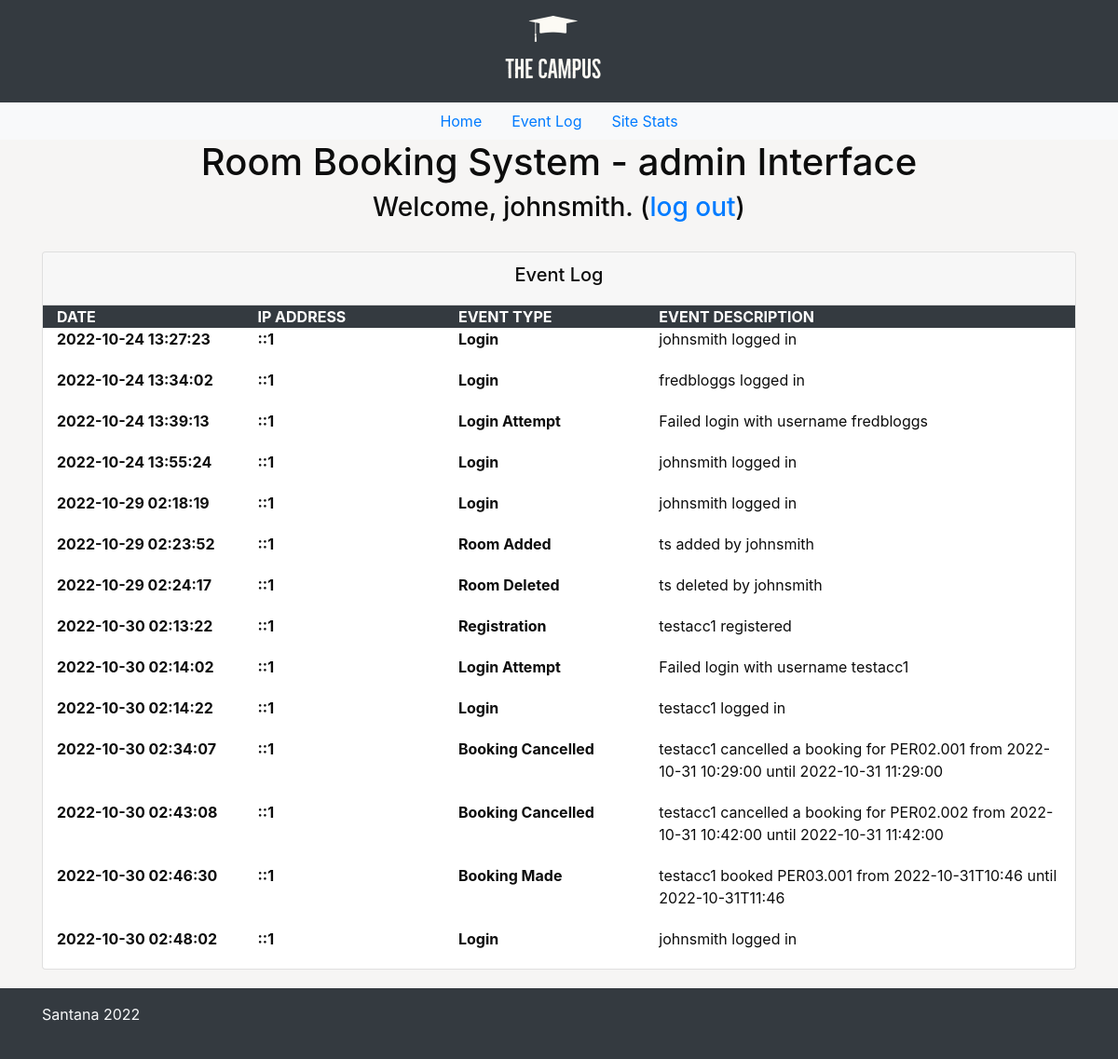
Screenshot of /logs.php (signed in) with the database file from the repository.
### tables this page shows
CREATE TABLE `log` (
  `log_id` int(11) NOT NULL,
  `log_date` timestamp NOT NULL DEFAULT current_timestamp(),
  `ip_address` varchar(100) NOT NULL,
  `event_type` varchar(100) NOT NULL,
  `event_details` varchar(200) NOT NULL
);

### logs.php (the view, shortened to what this page needs)
<?php
require "php/db.php";
if (isset($_SESSION['username']) && $_SESSION['accessLevel'] == "admin"){
?>
<!DOCTYPE html>
<html lang="en" class="h-100">
<head>
    <link rel="stylesheet" href="css/bootstrap.css">
    <link rel="stylesheet" href="https://cdn.jsdelivr.net/npm/bootstrap-icons@1.9.1/font/bootstrap-icons.css">
</head>
<body class="d-flex flex-column h-100">
    <nav style="text-align:center; background:#343a40">
        <a class="navbar-brand" style="text-align:center" href="#">
            <img src="img/logo.png" height="100" class="d-inline-block align-center" alt="">
        </a>
        <ul class="nav justify-content-center bg-light">
            <li class="nav-item">
                <a class="nav-link" href="interface.php">Home</a>
            </li>
            <li class="nav-item">
                <a class="nav-link active" href="logs.php">Event Log</a>
            </li>
            <li class="nav-item">
                <a class="nav-link" href="sitestats.php">Site Stats</a>
            </li>
        </ul>
    </nav>
        <div class="container" style="text-align: center;">
                <h1>Room Booking System - <?php echo $_SESSION['accessLevel']; ?> Interface</h1>
                <h3>Welcome, <?php echo $_SESSION['username']; ?>. (<a href="php/logout.php">log out</a>)</h3>
                <div class="card" style="margin-top:30px">
                    <div class="card-header">
                        <h5>Event Log</h5>
                    </div>
                    <?php
                    $qry = $db->query("SELECT * FROM log ");
                    ?>
                    <div >
                    <div class="container" style="background:#343a40; color:white; padding-bottom:0;">
                                <div class="row g-0">
                                    <div class="col-sm" style="text-align:left">
                                        <strong>DATE</strong>
                                    </div>
                                    <div class="col-sm" style="text-align:left">
                                        <strong>IP ADDRESS</strong>
                                    </div>
                                    <div class="col-sm" style="text-align:left">
                                    <strong>EVENT TYPE</strong>
                                    </div>
                                    <div class="col-5" style="text-align:left">
                                        <strong>EVENT DESCRIPTION</strong>
                                    </div>
                                </div>
                            </div>
                        <?php
                        foreach($qry as $row){
                            ?>
                            <div class="container">
                                <div class="row g-0">
                                    <div class="col-sm" style="text-align:left">
                                        <strong><?php echo $row['log_date']; ?></strong>
                                    </div>
                                    <div class="col-sm" style="text-align:left">
                                        <strong><?php echo $row['ip_address']; ?></strong>
                                    </div>
                                    <div class="col-sm" style="text-align:left">
                                    <strong><?php echo $row['event_type']; ?></strong>
                                    </div>
                                    <div class="col-5" style="text-align:left">
                                        <?php echo $row['event_details']; ?>
                                    </div>
                                </div>
                            </div>
                            <?php
                        }
                        ?>
                    </div>
                </div>
        </div>
    <footer class="footer mt-auto py-3 bg-dark">
        <div class="container">
        <span class="text-light">Santana 2022</span>
        </div>
    </footer>
</body>
</html>
<?php
} else {
    header("Location: index.php");
    exit;
}
?>

### rows the page displays
log: log_date "2022-10-24 13:27:23", ip_address "::1", event_type "Login", event_details "johnsmith logged in"
log: log_date "2022-10-24 13:34:02", ip_address "::1", event_type "Login", event_details "fredbloggs logged in"
log: log_date "2022-10-24 13:39:13", ip_address "::1", event_type "Login Attempt", event_details "Failed login with username fredbloggs"
log: log_date "2022-10-24 13:55:24", ip_address "::1", event_type "Login", event_details "johnsmith logged in"
log: log_date "2022-10-29 02:18:19", ip_address "::1", event_type "Login", event_details "johnsmith logged in"
log: log_date "2022-10-29 02:23:52", ip_address "::1", event_type "Room Added", event_details "ts added by johnsmith"
log: log_date "2022-10-29 02:24:17", ip_address "::1", event_type "Room Deleted", event_details "ts deleted by johnsmith"
log: log_date "2022-10-30 02:13:22", ip_address "::1", event_type "Registration", event_details "testacc1 registered"
log: log_date "2022-10-30 02:14:02", ip_address "::1", event_type "Login Attempt", event_details "Failed login with username testacc1"
log: log_date "2022-10-30 02:14:22", ip_address "::1", event_type "Login", event_details "testacc1 logged in"
log: log_date "2022-10-30 02:34:07", ip_address "::1", event_type "Booking Cancelled", event_details "testacc1 cancelled a booking for PER02.001 from 2022-10-31 10:29:00 until 2022-10-31 11:29:00"
log: log_date "2022-10-30 02:43:08", ip_address "::1", event_type "Booking Cancelled", event_details "testacc1 cancelled a booking for PER02.002 from 2022-10-31 10:42:00 until 2022-10-31 11:42:00"
log: log_date "2022-10-30 02:46:30", ip_address "::1", event_type "Booking Made", event_details "testacc1 booked PER03.001 from 2022-10-31T10:46 until 2022-10-31T11:46"
log: log_date "2022-10-30 02:48:02", ip_address "::1", event_type "Login", event_details "johnsmith logged in"

### other values shown
$_SESSION['accessLevel'] "admin"
$_SESSION['username'] "johnsmith"
